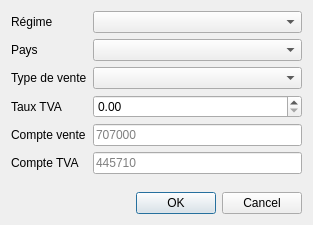
<?xml version="1.0" encoding="UTF-8"?>
<ui version="4.0">
 <class>DialogAddVatSaleAccount</class>
 <widget class="QDialog" name="DialogAddVatSaleAccount">
  <property name="geometry">
   <rect>
    <x>0</x>
    <y>0</y>
    <width>313</width>
    <height>225</height>
   </rect>
  </property>
  <property name="windowTitle">
   <string>Ajouter un ensemble de comptes</string>
  </property>
  <layout class="QVBoxLayout" name="verticalLayout">
   <item>
    <layout class="QFormLayout" name="formLayout">
     <item row="0" column="0">
      <widget class="QLabel" name="label">
       <property name="text">
        <string>Régime</string>
       </property>
      </widget>
     </item>
     <item row="1" column="0">
      <widget class="QLabel" name="label_2">
       <property name="text">
        <string>Pays</string>
       </property>
      </widget>
     </item>
     <item row="0" column="1">
      <widget class="QComboBox" name="comboRegime"/>
     </item>
     <item row="1" column="1">
      <widget class="QComboBox" name="comboCountry"/>
     </item>
     <item row="2" column="0">
      <widget class="QLabel" name="label_3">
       <property name="text">
        <string>Type de vente</string>
       </property>
      </widget>
     </item>
     <item row="2" column="1">
      <widget class="QComboBox" name="comboTypeSale"/>
     </item>
     <item row="3" column="0">
      <widget class="QLabel" name="label_4">
       <property name="text">
        <string>Taux TVA</string>
       </property>
      </widget>
     </item>
     <item row="4" column="0">
      <widget class="QLabel" name="label_5">
       <property name="text">
        <string>Compte vente</string>
       </property>
      </widget>
     </item>
     <item row="5" column="0">
      <widget class="QLabel" name="label_6">
       <property name="text">
        <string>Compte TVA</string>
       </property>
      </widget>
     </item>
     <item row="4" column="1">
      <widget class="QLineEdit" name="lineEditAccountSale">
       <property name="placeholderText">
        <string>707000</string>
       </property>
      </widget>
     </item>
     <item row="5" column="1">
      <widget class="QLineEdit" name="lineEditAccountVat">
       <property name="placeholderText">
        <string>445710</string>
       </property>
      </widget>
     </item>
     <item row="3" column="1">
      <widget class="QDoubleSpinBox" name="spinBoxVatRate">
       <property name="maximum">
        <double>0.990000000000000</double>
       </property>
       <property name="singleStep">
        <double>0.010000000000000</double>
       </property>
      </widget>
     </item>
    </layout>
   </item>
   <item>
    <widget class="QDialogButtonBox" name="buttonBox">
     <property name="orientation">
      <enum>Qt::Horizontal</enum>
     </property>
     <property name="standardButtons">
      <set>QDialogButtonBox::Cancel|QDialogButtonBox::Ok</set>
     </property>
    </widget>
   </item>
  </layout>
 </widget>
 <resources/>
 <connections>
  <connection>
   <sender>buttonBox</sender>
   <signal>accepted()</signal>
   <receiver>DialogAddVatSaleAccount</receiver>
   <slot>accept()</slot>
   <hints>
    <hint type="sourcelabel">
     <x>248</x>
     <y>254</y>
    </hint>
    <hint type="destinationlabel">
     <x>157</x>
     <y>274</y>
    </hint>
   </hints>
  </connection>
  <connection>
   <sender>buttonBox</sender>
   <signal>rejected()</signal>
   <receiver>DialogAddVatSaleAccount</receiver>
   <slot>reject()</slot>
   <hints>
    <hint type="sourcelabel">
     <x>316</x>
     <y>260</y>
    </hint>
    <hint type="destinationlabel">
     <x>286</x>
     <y>274</y>
    </hint>
   </hints>
  </connection>
 </connections>
</ui>
